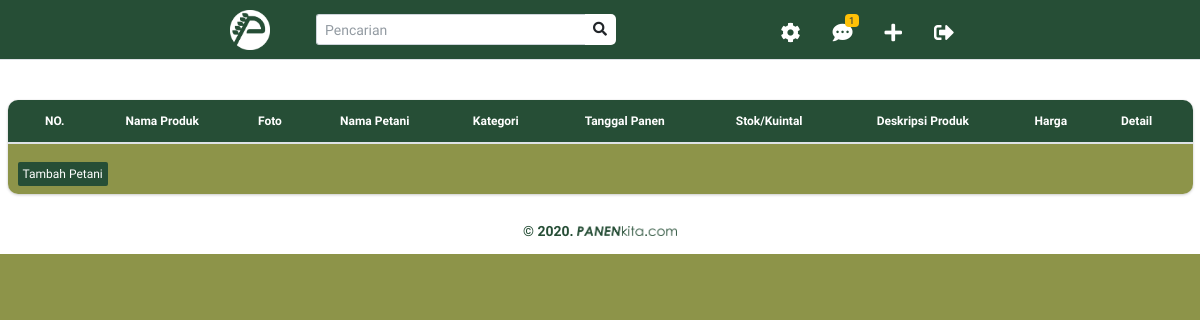
The page /index.php/admin/kelolaproduk on the database as committed earlier.
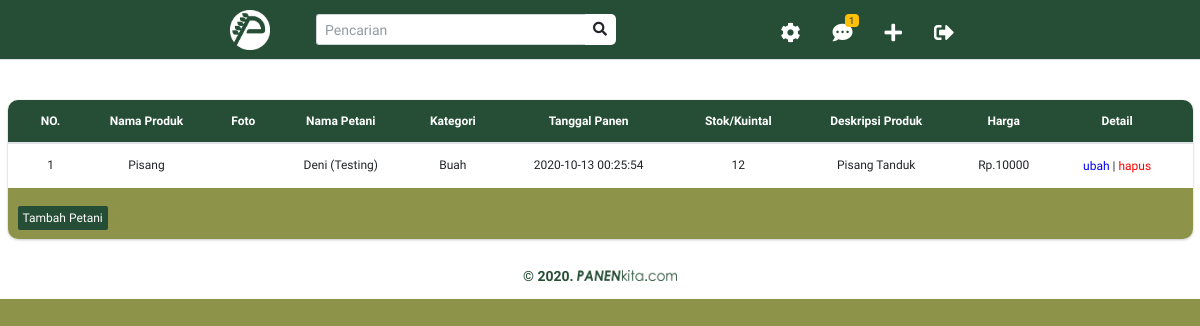
The same page on the database as committed later.
### tables this page shows
CREATE TABLE `produk`  (
  `id_produk` smallint(6) NOT NULL AUTO_INCREMENT,
  `nama_produk` varchar(100) NULL DEFAULT NULL,
  `nama_petani` varchar(100) NULL DEFAULT NULL,
  `name_kategori` varchar(50) NULL DEFAULT NULL,
  `foto_produk` longblob NULL,
  `tanggal_panen` datetime(0) NULL DEFAULT NULL,
  `stok_produk` int(11) NULL DEFAULT NULL,
  `deskripsi_produk` varchar(300) NULL DEFAULT NULL,
  `harga_produk` int(20) NULL DEFAULT NULL,
  `id_petani` smallint(6) NULL DEFAULT NULL,
  `id_kategori` smallint(6) NULL DEFAULT NULL,
  PRIMARY KEY (`id_produk`) USING BTREE
);

### application/controllers/admin.php (called while the page is built, shortened)
<?php
class Admin extends CI_Controller
{
    function __construct()
    {
        $this->load->model(array('M_kategori', 'M_petani', 'M_produk', 'M_admin'));
    }
    public function kelolaproduk()
    {
        $data['listproduk'] = $this->M_admin->getAllproduk();
        $this->load->view('admin/kelola_produk',$data);
    }
}

### index.php (called while the page is built, shortened)
<?php
require_once BASEPATH.'core/CodeIgniter.php';

### application/models/M_admin.php (called while the page is built, shortened)
<?php
class M_admin extends CI_Model
{
	public function getAllproduk()
	{
		$this->db->select('*');
		$this->db->from('produk');
		$query = $this->db->get();
		return $query->result();
	}
}

### application/views/admin/kelola_produk.php (the view, shortened to what this page needs)
<div class="container-fluid">
    <div class="row" style="background-color:white;padding-top: 100px;">
        <div class="col-12">
            <div class="card" style="border-radius: 10px;">
                <div class="card-body table-responsive p-0" style="text-align:center; border-radius: 10px 10px 0px 0px;font-size:12px;">
                    <table class="table">
                        <thead>
                            <tr>
                            <th style="background: #264E36; color:#ffffff;">NO.</th>
                                <th style="background: #264E36; color:#ffffff;">Nama Produk</th>
                                <th style="background: #264E36; color:#ffffff;">Foto</th>
                                <th style="background: #264E36; color:#ffffff;">Nama Petani</th>
                                <th style="background: #264E36; color:#ffffff;">Kategori</th>
                                <th style="background: #264E36; color:#ffffff;">Tanggal Panen</th>
                                <th style="background: #264E36; color:#ffffff;">Stok/Kuintal</th>
                                <th style="background: #264E36; color:#ffffff;">Deskripsi Produk</th>
                                <th style="background: #264E36; color:#ffffff;">Harga</th>
                                <th style="background: #264E36; color:#ffffff;">Detail</th>
                            </tr>
                        </thead>
                        <tbody>
                            <?php foreach ($listproduk as $key ): ?>
                                <tr>
                                    <td><?= $key->id_produk; ?></td>
                                    <td><?= $key->nama_produk; ?></td>
                                    <td><?= $key->foto_produk; ?></td>
                                    <td><?= $key->nama_petani; ?></td>
                                    <td><?= $key->name_kategori; ?></td>
                                    <td><?= $key->tanggal_panen; ?></td>
                                    <td><?= $key->stok_produk; ?></td>
                                    <td><?= $key->deskripsi_produk; ?></td>
                                    <td><?= "Rp.".$key->harga_produk; ?></td>
                                    <td>
                                        <a style="color: blue;" href="#"> ubah</a> |
                                        <a style="color: red;" href="#"> hapus</a>
                                    </td>
                                </tr>
                            <?php endforeach ?>
                        </tbody>
                    </table>
                </div>
                <div style="color: #ffffff; border-radius: 0px 0px 10px 10px; background-color: #8d9449; padding: 20px 10px 10px 10px; font-size:12px;">
                    <a style=" border-radius: 2px 2px 2px 2px; font-size:12px; padding: 5px 5px 5px 5px; background-color: #264E36; color: #ffffff;" href="<?= site_url('Admin/tambahproduk'); ?>">Tambah Petani</a>
                </div>
            </div>
            <center style="font-size:14px;padding:10px;">
                <p style="color:#264E36;"><b>&copy; 2020.</b> <img src=" <?= base_url('assets/img/logo/text_eden_logo.png'); ?>" alt="" class="img-fluid" width="100px" style="margin-top:-3px;"></p>
            </center>
        </div>
    </div>
</div>

Rows that differ between the two databases and show on the page:
added produk: id_produk "1", nama_produk "Pisang", nama_petani "Deni (Testing)", name_kategori "Buah", tanggal_panen "2020-10-13 00:25:54", stok_produk "12", deskripsi_produk "Pisang Tanduk", harga_produk "10000"
